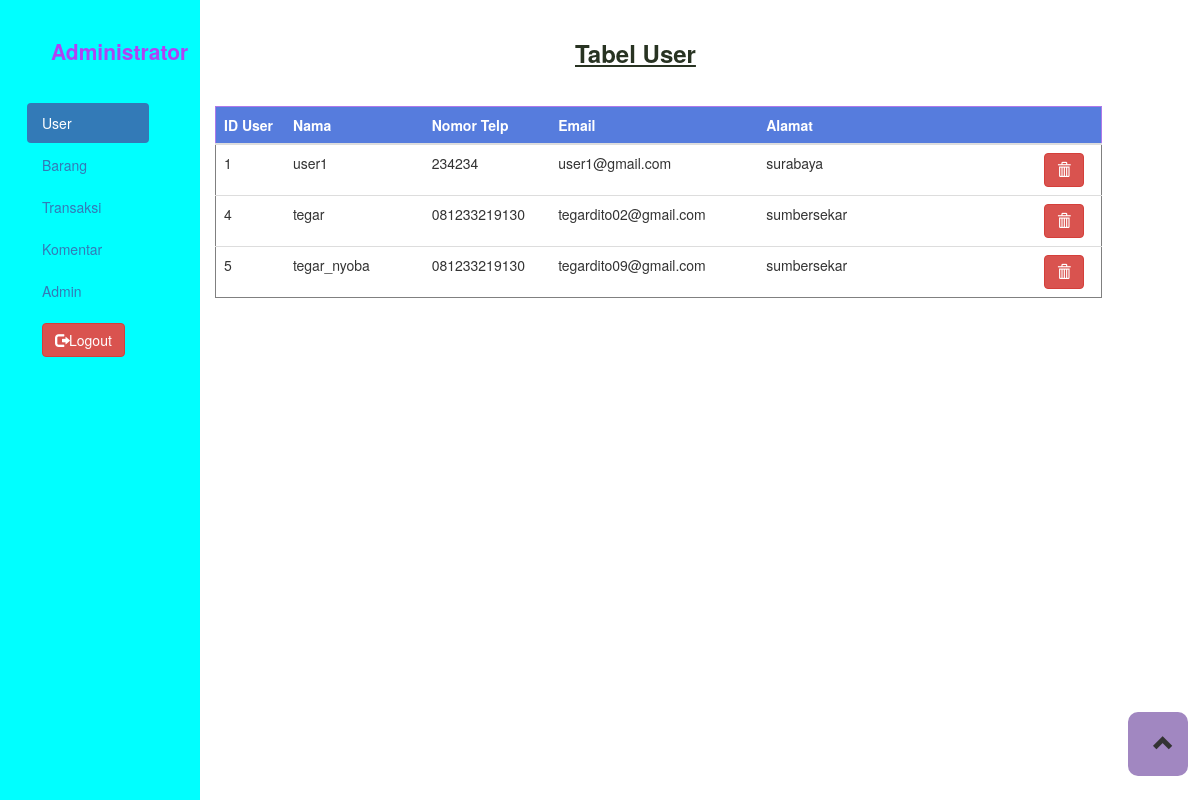
Page /admin/admin.php (signed in) on the committed database.
### tables this page shows
CREATE TABLE `tabel_user` (
  `idUser` int(11) NOT NULL,
  `namaUser` varchar(50) NOT NULL,
  `email` varchar(70) NOT NULL,
  `password` varchar(40) NOT NULL,
  `alamat` text NOT NULL,
  `telpon` varchar(15) NOT NULL
);

### admin/admin.php (the view, shortened to what this page needs)
<!DOCTYPE html>
<html>
<head>
  <link rel="stylesheet" type="text/css" href="plugin/bootstrap/css/bootstrap.min.css">
  <link rel="stylesheet" type="text/css" href="asset/css/admin.css">
</head>
<body>
<div class="container-fluid">
  <div class="row">
    <div class="col-xs-2" id="sideLeft">
      <h4><strong>Administrator</strong></h4>
      <ul class="nav nav-pills nav-stacked" id="data">
        <li class="active"><a data-toggle="tab" href="#user">User</a></li>
        <li><a data-toggle="tab" href="#barang">Barang</a></li>
        <li><a data-toggle="tab" href="#transaksi">Transaksi</a></li>
        <li><a data-toggle="tab" href="#komen">Komentar</a></li>
        <li><a data-toggle="tab" href="#admin">Admin</a></li>
        <li><a href="proses/logout.php">
          <button type="button" class="btn btn-danger"><span class="glyphicon glyphicon-log-out"></span>Logout</button></a>
        </li>
      </ul>
    </div>
    <div class="col-xs-10">
      <div class="tab-content">
        <div id="user" class="tab-pane fade in active">
          <div class="row">
            <div class="col-xs-11 col-offset-xs-1">
                <h3 class="table-title"><strong>Tabel User</strong></h3>
                <table class="table table-hover">
                  <thead>
                    <tr>
                      <th class="id-user ">ID User</th>
                      <th class="nama-user ">Nama</th>
                      <th class="telp-user ">Nomor Telp</th>
                      <th class="email-user ">Email</th>
                      <th class="alamat-user ">Alamat</th>
                      <th class="hapus "></th>
                    </tr>
                  </thead>
                  <tbody>
                    <?php
                      include 'config/db.php';
                      $queryUser = mysqli_query($conn, "SELECT * FROM tabel_user ORDER BY idUser ASC");
                      while($arrayUser = mysqli_fetch_array($queryUser)){
                        echo '
                          <tr>
                            <td class="id-user ">'.$arrayUser['idUser'].'</td>
                            <td class="nama-user ">'.$arrayUser['namaUser'].'</td>
                            <td class="telp-user ">'.$arrayUser['telpon'].'</td>
                            <td class="email-user text-justify">'.$arrayUser['email'].'</td>
                            <td class="alamat-user text-left">'.$arrayUser['alamat'].'</td>
                            <td class="hapus"><a href="proses/hapusUser.php?idUser='.$arrayUser['idUser'].'">
                              <button type="button" class="btn btn-danger"><i class="glyphicon glyphicon-trash"></i></button>
                            </a></td>
                          </tr>
                        ';
                      }
                     ?>
                  </tbody>
                </table>
              </div>
            </div>
          </div>
      </div>
    </div>
  </div>
  <div class="box-up" onclick="topFunction()" id="myBtn">
    <div class="btn" >
      <span><i class="glyphicon glyphicon-chevron-up"></i></span>
    </div>
  </div>
</div>
</body>
</html>

### asset/css/admin.css (style rules this page uses)
#sideLeft { background-color: aqua; height: 100vh !important; }
#sideLeft h4 { margin-left: 3vw; margin-top: 5vh; font-size: 1.5em; color:#b042f4; }
.table-title { margin-top: 5vh; margin-left: 30vw; margin-bottom: 5vh; text-decoration: underline; color:#283322; }
#data { margin-top: 5vh; margin-left: 1vw; margin-right: 3vw; }
.id-user { width:5vw !important; }
.nama-user, .nama-barang { width:10vw !important; }
.telp-user, .harga-barang { width:5vw !important; }
.email-user { width:15vw !important; }
.alamat-user { width:20vw !important; }
.hapus, .stock-barang { width: 3vw !important; }
table.table-hover, table.table-condensed { border-left: 1px solid grey !important; border-right: 1px solid grey !important; border-bottom: 1px solid grey !important; }
table.table-hover thead, table.table-condensed thead { background-color: #567cdd; color: white; border: 1px solid #ae79ea; }
.box-up { position: fixed; width: 5vw; height:8vh; background-color: #a187c1; bottom: 3vh; right: 1vw; border-radius: 10px; }
.box-up .btn span { margin-left: 1vw; line-height: 6vh; font-size: 1.5em; }

### rows in the picture
tabel_user: idUser "1", namaUser "user1", telpon "234234", email "user1@gmail.com", alamat "surabaya"
tabel_user: idUser "4", namaUser "tegar", telpon "081233219130", email "tegardito02@gmail.com", alamat "sumbersekar"
tabel_user: idUser "5", namaUser "tegar_nyoba", telpon "081233219130", email "tegardito09@gmail.com", alamat "sumbersekar"
